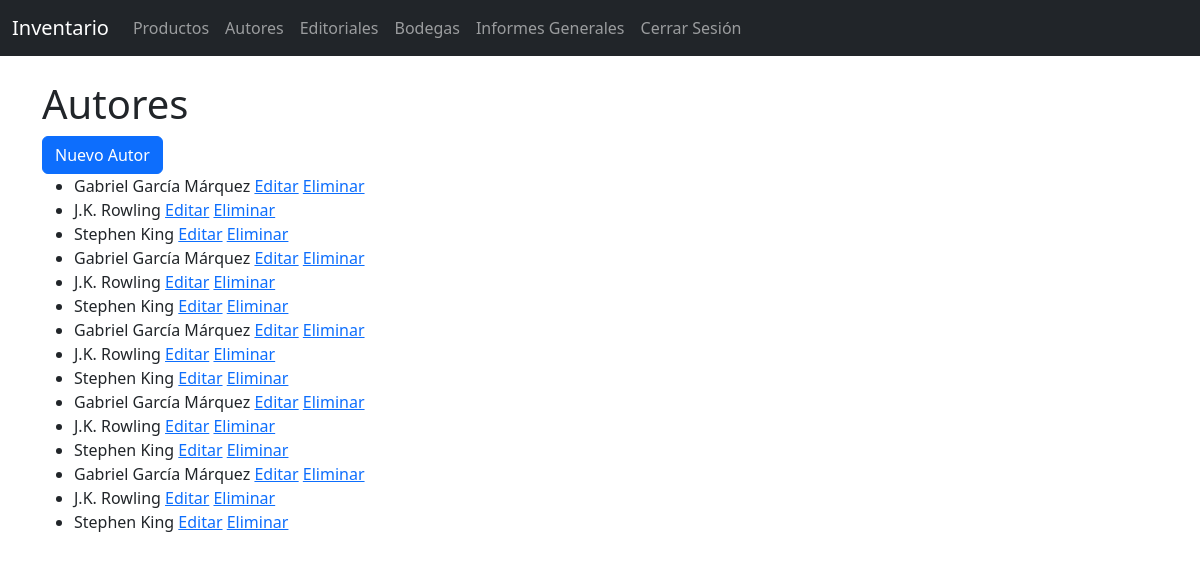
/autores/ (signed in), run on the app's committed database.
### inventario/models.py (models this page shows, shortened)
class Autor(models.Model):
    nombre = models.CharField(max_length=255)

### inventario/views.py (the view)
# urls.py: path('autores/', views.AutorListView.as_view(), name='autores_list'),
class AutorListView(LoginRequiredMixin, UserPassesTestMixin, ListView):
    model = Autor
    template_name = 'autores_list.html'
    context_object_name = 'autores'
    def test_func(self):
        return self.request.user.is_jefe_bodega

### inventario/templates/autores_list.html
{% extends "base.html" %}
{% block content %}
<h1>Autores</h1>
<a href="{% url 'autores_create' %}" class="btn btn-primary">Nuevo Autor</a>
<ul>
    {% for autor in autores %}
    <li>
        {{ autor.nombre }}
        <a href="{% url 'autores_update' autor.id %}">Editar</a>
        <a href="{% url 'autores_delete' autor.id %}">Eliminar</a>
    </li>
    {% endfor %}
</ul>
{% endblock %}

### data on the page
Autor: nombre "Gabriel García Márquez"
Autor: nombre "J.K. Rowling"
Autor: nombre "Stephen King"
Autor: nombre "Gabriel García Márquez"
Autor: nombre "J.K. Rowling"
Autor: nombre "Stephen King"
Autor: nombre "Gabriel García Márquez"
Autor: nombre "J.K. Rowling"
Autor: nombre "Stephen King"
Autor: nombre "Gabriel García Márquez"
Autor: nombre "J.K. Rowling"
Autor: nombre "Stephen King"
Autor: nombre "Gabriel García Márquez"
Autor: nombre "J.K. Rowling"
Autor: nombre "Stephen King"
